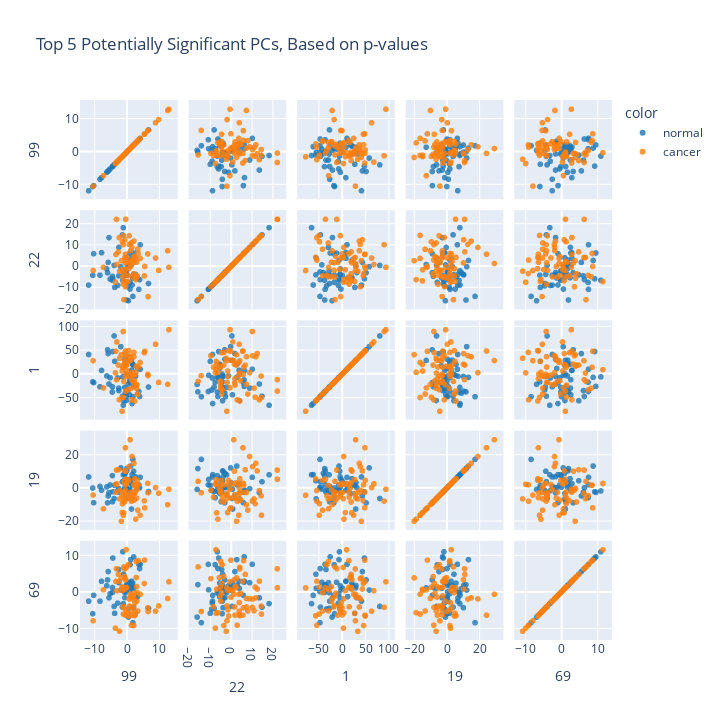

This figure's notebook cell:
### Code cell
sva_pc = SVA(data_reduced)
asdf = data_reduced.copy()
asdf.loc[len(data_reduced)] = np.append(sva_pc.pvals, 999)
asdf.sort_values(by=len(data_reduced), axis=1, inplace=True)
asdf.drop(len(data_reduced), inplace=True)
asdf
n_pcs = 5
top_n_pcs = asdf.iloc[:,:n_pcs]

fig = px.scatter_matrix(
    top_n_pcs,
    color=Y['label'],
    color_discrete_sequence=px.colors.qualitative.D3,
    opacity=0.8,
    dimensions=top_n_pcs.columns,
    # labels=labels,
    title='Top 5 Potentially Significant PCs, Based on p-values',
    width=720,
    height=720
)
fig.update_traces(diagonal_visible=True)
fig.show()
